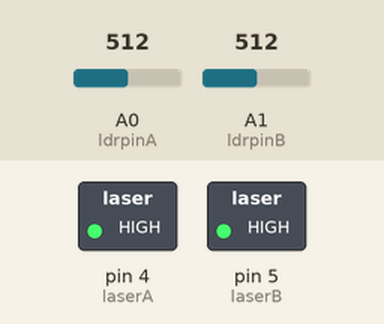
A sketch run on a simulated Arduino Uno, built with avr-gcc and run on an emulated ATmega328P. On the bench: switched loads named in the sketch (green lamp = pin HIGH). Inputs (shaded band) come from the test bench; at power-on: A0 (ldrpinA) = 512, A1 (ldrpinB) = 512. What the sketch prints to the serial monitor is not drawn.

Above: at 0.1 s.
Timing chart, 0 to 1.6 s (numbered marks = the images above):
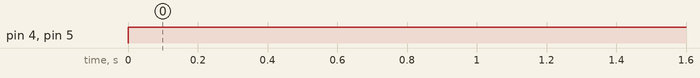

The sketch:

vehicle_speed.ino
```cpp
#define ldrpinA A0
#define ldrpinB A1
#define distBTWlaser 25  // distance between 2 lasers in cm
int laserA = 4;
int laserB = 5;
unsigned long currentMillis = 0;
unsigned long elapsedTime = 0;
double Speed = 0.0;
void setup() {
  // put your setup code here, to run once:
  //pinMode (ldrA, INPUT); //change variable to A0, A1, A2 etc if sensor connected on analog pin
  //pinMode (ldrB, INPUT); //change variable to A0, A1, A2 etc if sensor connected on analog pin
  pinMode (laserA, OUTPUT);
  pinMode (laserB, OUTPUT);
  Serial.begin(9600); //for debugging and printing result
}

void loop() {
  // first test your LDR to find the thresh hold values, let me know if you need the threshhold code
  digitalWrite (laserA, HIGH);
  digitalWrite (laserB, HIGH);
  int ldrA = analogRead(ldrpinA);
  int ldrB = analogRead(ldrpinB);
  if (ldrA < 500){
    currentMillis = millis();
  }
  if (ldrB < 500){
    elapsedTime = millis()-currentMillis;
  }
  Speed = (distBTWlaser/100)/elapsedTime;
  Serial.print("Speed of passing object is: ");
  Serial.println(Speed);
}
```

Measured:
- by itself, pin 4 (laserA), pin 5 (laserB): LOW → HIGH at 0.00 s
